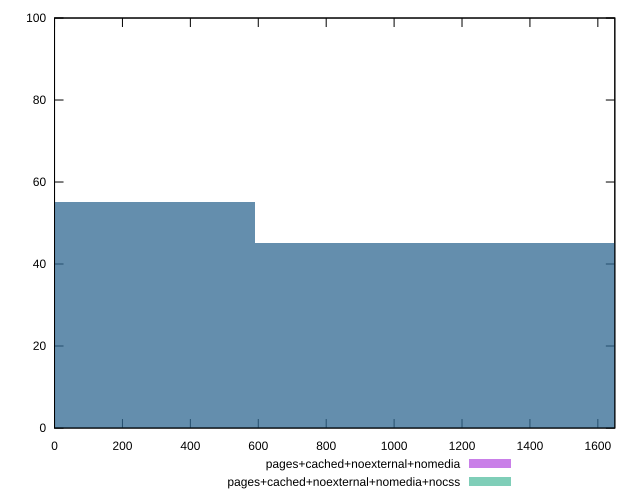

Reproduce this figure in gnuplot.
reset

$pagesCachedNoexternalNomedia <<EOF
0 55
1183.4361695257269 45
EOF

$pagesCachedNoexternalNomediaNocss <<EOF
0 55
1183.4361695257269 45
EOF

set key outside below
set boxwidth 1183.4361695257269
set xrange [0:1650]
set yrange [0:100]
set trange [0:100]
set style fill transparent solid 0.5 noborder
set terminal svg size 640, 500 enhanced background rgb 'white'
set output "reprap/offscreen-images/comparison/histogram/3_vs_4.svg"

plot $pagesCachedNoexternalNomedia title "pages+cached+noexternal+nomedia" with boxes, \
     $pagesCachedNoexternalNomediaNocss title "pages+cached+noexternal+nomedia+nocss" with boxes

reset
